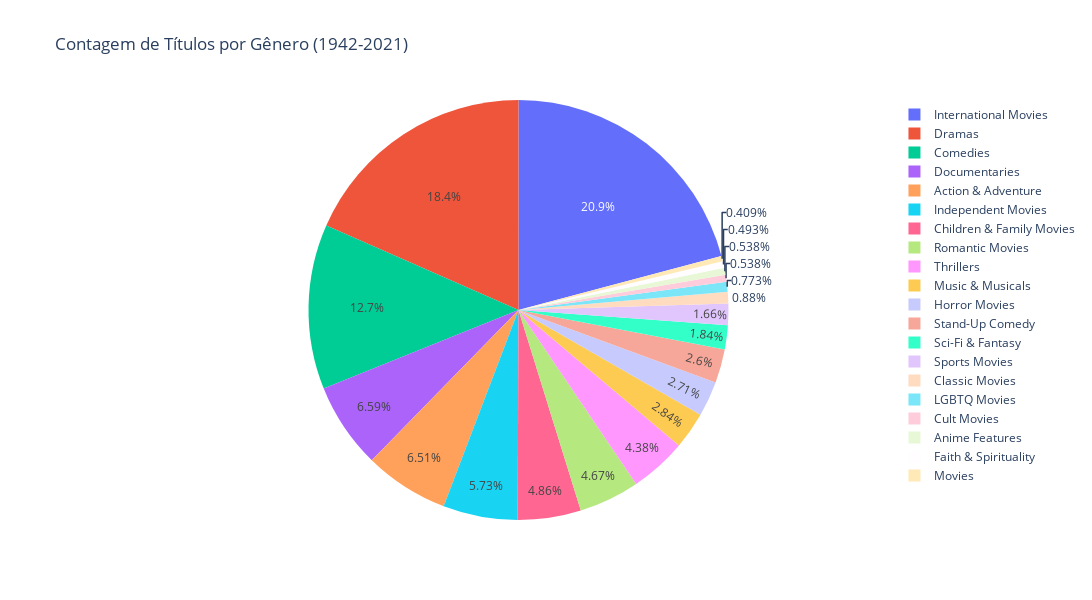

The code cell stored with this chart in its notebook:
### Code cell
import plotly.graph_objects as go

# Ordenar a contagem de gêneros do menor para o maior
genero_contagem = df['Genero'].str.split(', ', expand=True).stack().value_counts()
genero_contagem = genero_contagem.sort_values()

# Criando o gráfico de pizza
fig = go.Figure()

# Adicionando as fatias de pizza ao gráfico
fig.add_trace(go.Pie(labels=genero_contagem.index, values=genero_contagem.values))

# Atualizando o layout do gráfico
fig.update_layout(title='Contagem de Títulos por Gênero (1942-2021)',
                  height=600,  # Altura do gráfico
                  width=1100)  # Largura do gráfico

# Mostrando o gráfico
fig.show()

### Figure 1 — Plotly figure (JSON) as saved in the notebook; plotly's stock layout.template omitted (floating-point values rounded to 4 significant figures)
{"data": [{"labels": ["Movies", "Faith & Spirituality", "Cult Movies", "Anime Features", "LGBTQ Movies", "Classic Movies", "Sports Movies", "Sci-Fi & Fantasy", "Stand-Up Comedy", "Horror Movies", "Music & Musicals", "Thrillers", "Romantic Movies", "Children & Family Movies", "Independent Movies", "Action & Adventure", "Documentaries", "Comedies", "Dramas", "International Movies"], "type": "pie", "values": [54, 65, 71, 71, 102, 116, 219, 243, 343, 357, 375, 577, 616, 641, 756, 859, 869, 1674, 2427, 2752]}], "layout": {"height": 600, "title": {"text": "Contagem de Títulos por Gênero (1942-2021)"}, "width": 1100}}
